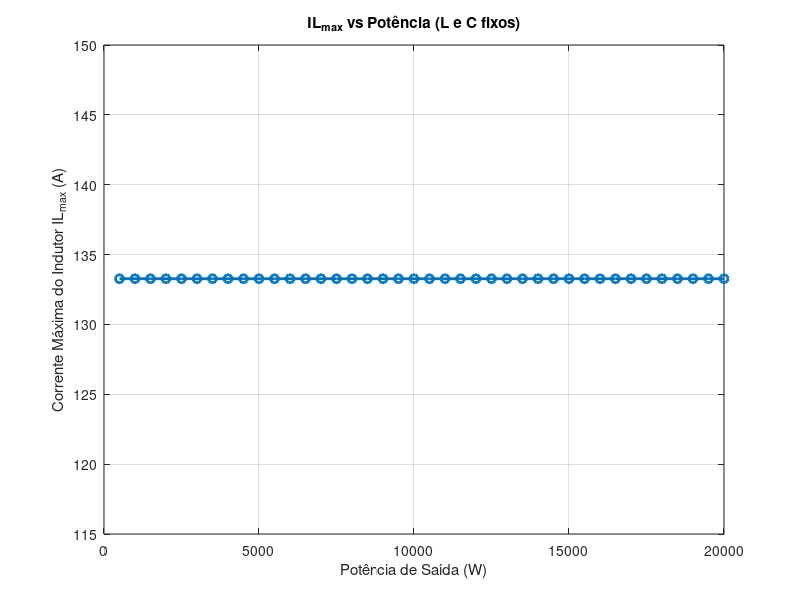
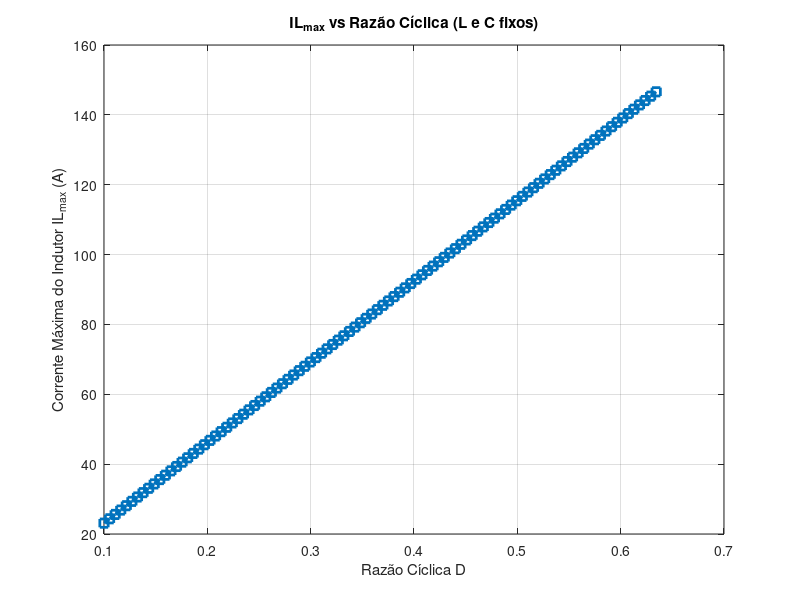

Reproduce these figures in MATLAB, in order.
% PARÂMETROS FIXOS
Vin = 127; % Tensão RMS
VG = Vin * sqrt(2); % Tensão de pico
Vout = 500; % Tensão de saída
fs = 40e3; % Freq. de comutação
Ts = 1/fs;
fL = 60; % Freq. da rede
omega_L = 2*pi*fL;
Delta_Vo = 5; % Ripple de tensão
Mb = Vout / VG;

% Parâmetro base para cálculo do indutor e capacitor
P_nom = 5000; % Potência nominal para dimensionamento
Io_nom = P_nom / Vout;
Dcrit_base = 1 - (VG * sin(pi/2)) / Vout;
D_base = 0.9 * Dcrit_base; % Duty fixo para cálculo

% Calcular indutor e capacitor uma única vez com base no P_nom
L_integral = integral(@(theta) (Mb .* sin(theta).^2) ./ (Mb - sin(theta)), 0, pi);
L_fixed = (VG^2 * D_base^2) / (2 * P_nom * pi * fs) * L_integral;

C_integral = integral(@(theta) abs((VG .* D_base^2) ./ (2 * L_fixed * fs) .* ...
    (sin(theta).^2 ./ (Mb - sin(theta))) - Io_nom), 0, 1/(4*fL));
C_fixed = C_integral / Delta_Vo;

%% === 1) GRÁFICO: Potência vs ILmax (L e C fixos) ===
P_vec = 500:500:20000;
ILmax_P = zeros(size(P_vec));

for i = 1:length(P_vec)
    P = P_vec(i);
    Io = P / Vout;
    D = D_base; % Duty fixo
    t = 0:Ts:1/(2*fL);
    IL = VG .* sin(omega_L * t) * D * Ts / L_fixed;
    ILmax_P(i) = max(IL);
end

% Plot: Potência vs ILmax
figure;
plot(P_vec, ILmax_P, '-o', 'LineWidth', 2);
xlabel('Potência de Saída (W)');
ylabel('Corrente Máxima do Indutor IL_{max} (A)');
title('IL_{max} vs Potência (L e C fixos)');
grid on;

%% === 2) GRÁFICO: Razão Cíclica vs ILmax (L e C fixos) ===
D_vec = linspace(0.1, 0.99 * Dcrit_base, 100);
ILmax_D = zeros(size(D_vec));

for i = 1:length(D_vec)
    D = D_vec(i);
    t = 0:Ts:1/(2*fL);
    IL = VG .* sin(omega_L * t) * D * Ts / L_fixed;
    ILmax_D(i) = max(IL);
end

% Plot: Duty Cycle vs ILmax
figure;
plot(D_vec, ILmax_D, '-s', 'LineWidth', 2);
xlabel('Razão Cíclica D');
ylabel('Corrente Máxima do Indutor IL_{max} (A)');
title('IL_{max} vs Razão Cíclica (L e C fixos)');
grid on;
